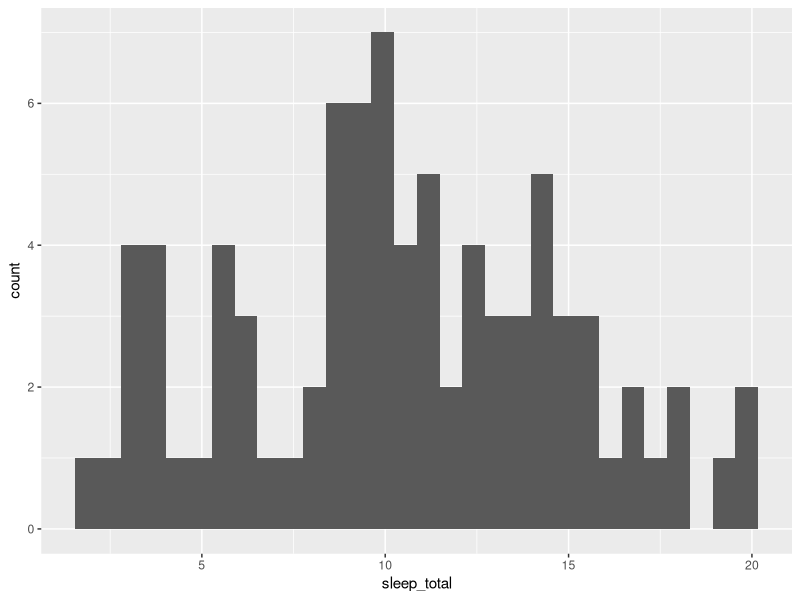
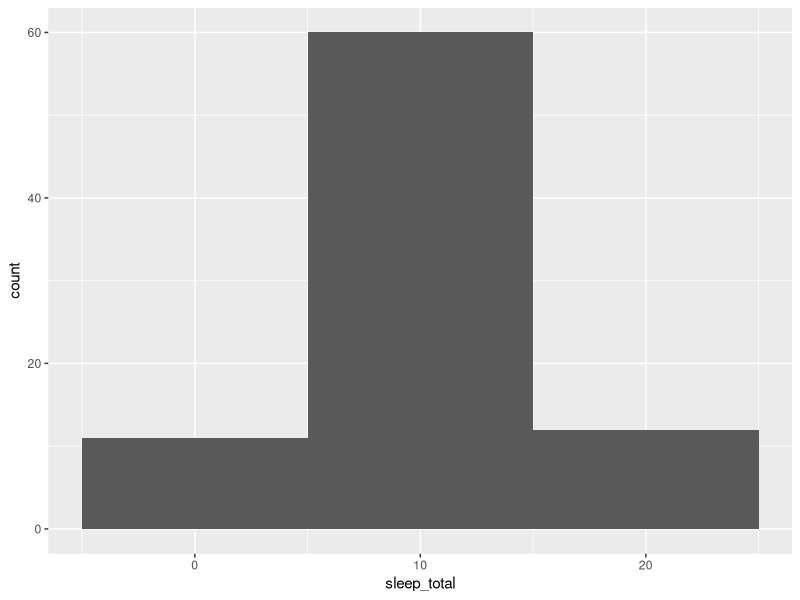
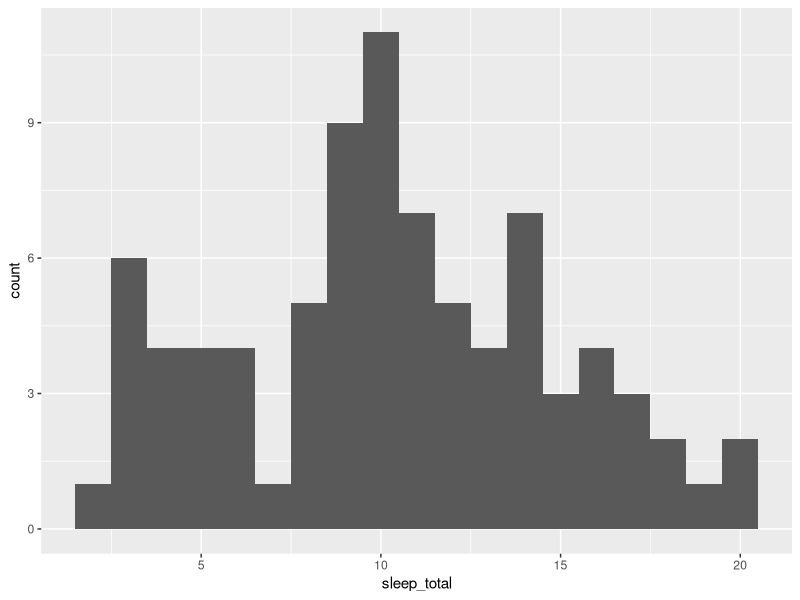
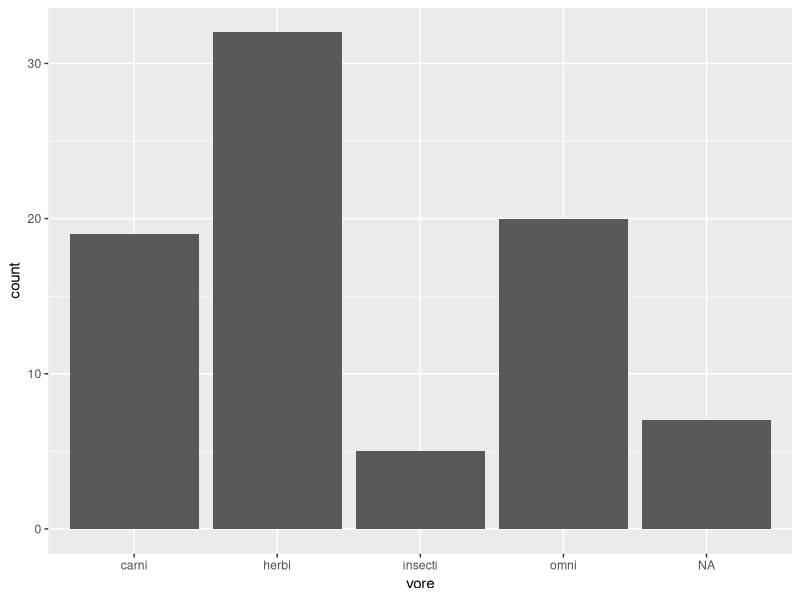
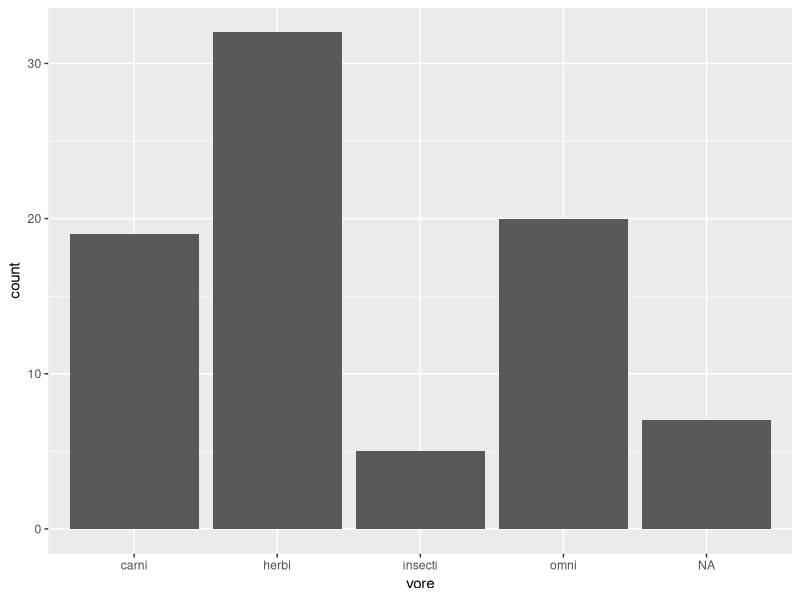
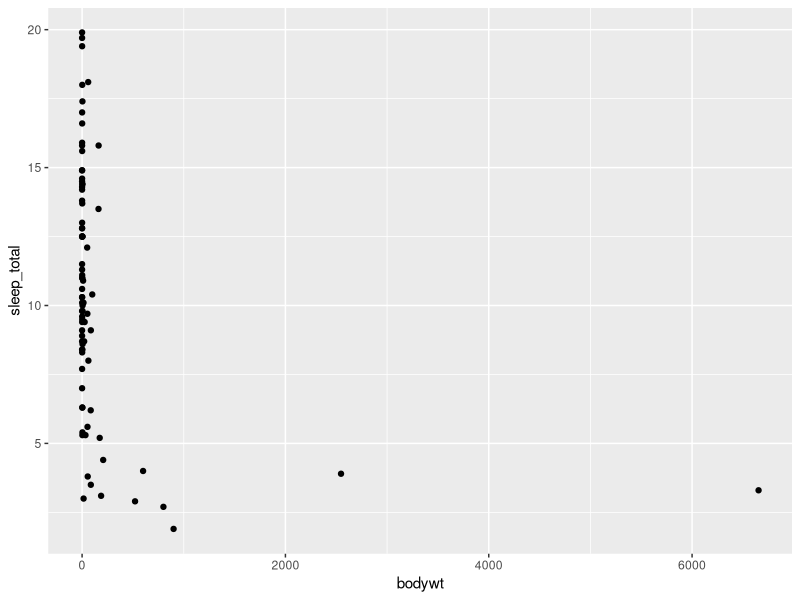
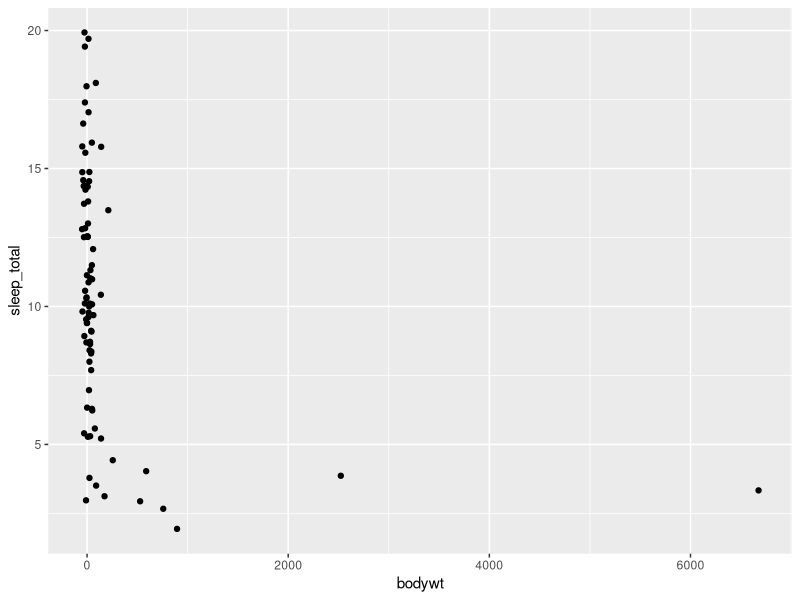
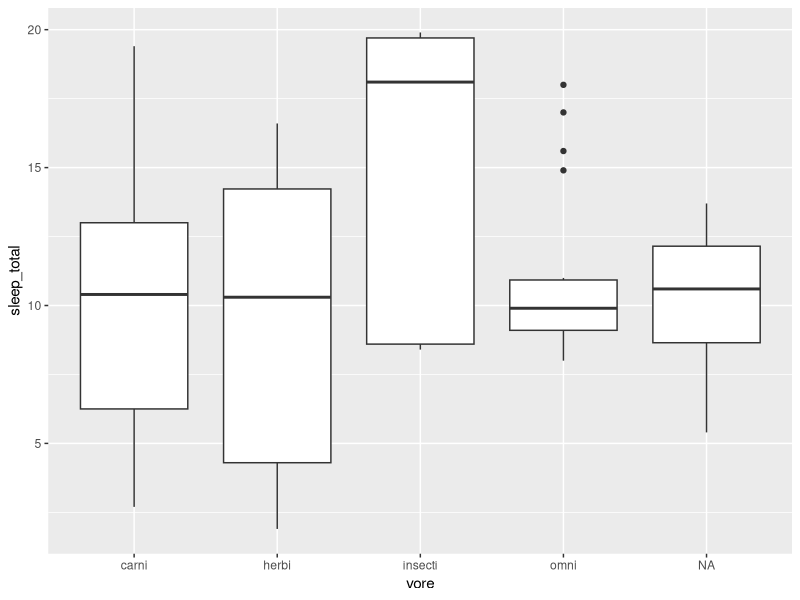

Here is the R script that generated these plots, in order:
install.packages("ggplot2")
library(ggplot2)

data("msleep")

#histogram
ggplot(msleep, aes(sleep_total)) +
  geom_histogram()

ggplot(msleep, aes(sleep_total)) +
  geom_histogram(binwidth = 10)

ggplot(msleep, aes(sleep_total)) +
  geom_histogram(binwidth = 1)

#bar chart
ggplot(msleep, aes(vore)) +
  geom_bar()

ggplot(msleep, aes(vore)) +
  geom_histogram(stat = "count")

#scatterplot
ggplot(msleep, aes(bodywt, sleep_total)) +
  geom_point()

ggplot(msleep, aes(bodywt, sleep_total)) +
  geom_jitter(width = 50)

#boxplot
ggplot(msleep, aes(vore, sleep_total)) +
  geom_boxplot()